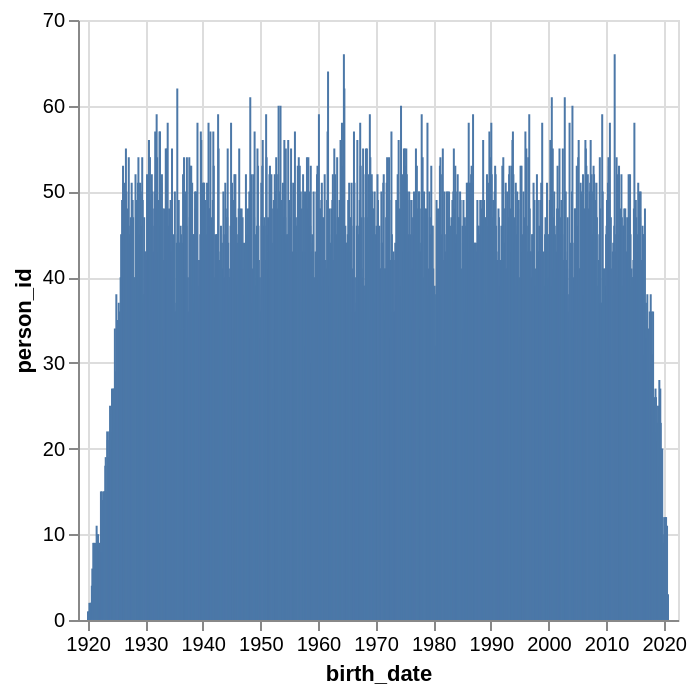

Write notebook code for a chart like this one.
### Code cell
alt.Chart(birth_dates_summary).mark_bar(size=1).encode(
    alt.X('birth_date:T', scale=alt.Scale(padding=5)),
    y='person_id:Q'
)

### Figure 1 — Vega-Lite specification as saved in the notebook (floating-point values rounded to 4 significant figures; data arrays with more than 128 entries replaced by an {"elided": "..."} marker saying what was removed)
{"config": {"view": {"continuousWidth": 300, "continuousHeight": 300}}, "data": {"name": "data-81b71373cf0586d2e4fa92f48f530443"}, "mark": {"type": "bar", "size": 1}, "encoding": {"x": {"field": "birth_date", "scale": {"padding": 5}, "type": "temporal"}, "y": {"field": "person_id", "type": "quantitative"}}, "$schema": "https://vega.github.io/schema/vega-lite/v6.4.1.json", "datasets": {"data-81b71373cf0586d2e4fa92f48f530443": {"elided": "1207 records"}}}
